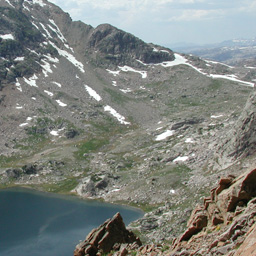
#> input picture src/data/imgstat/alpine.png, 256 x 256 px
$ python '2c.PCA and Oja rule.py'   (Python 2 division)
#> lines starting #> are read from the running program, lines starting #| are printed output that depends on the picture

# coding: utf-8

# #Principal Components Analysis (PCA) of natural images

# The idea is that each subimage will be used as a statistical sample. We compute the outer product of each, and the average all samples to get an estimate of the autocovariance matrix.

# In[6]:

get_ipython().magic(u'matplotlib inline')
import matplotlib.pyplot as plt # matplotlib provides plot functions similar to MATLAB
import numpy as np
from skimage import color, filter # skimage is an image processing library


# In[4]:

imFile = '../data/imgstat/alpine.png'
# imFile = '../data/imgstat/lake.jpg'
im = color.rgb2gray(plt.imread(imFile))
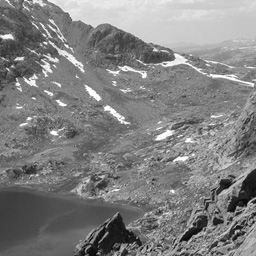
#> im: shape (256, 256) float32; min 0.0142, max 1, mean 0.507
plt.imshow(im, 'gray')


# ##Break a large image into a series of 16x16 subimages

# In[7]:

# Crop patches from image
patchSize = 16; nDim = patchSize ** 2;
w = im.shape[0]; h = im.shape[1];
#> after `w = im.shape[0]`: w = 256
#> after `h = im.shape[1]`: h = 256
nx = im.shape[0] / patchSize; ny = im.shape[1] / patchSize
#> after `nx = im.shape[0] / patchSize`: nx = 16
#> after `ny = im.shape[1] / patchSize`: ny = 16
nSamples = nx * ny
#> nSamples = 256

patches = np.zeros((nDim, nSamples)) # column vectors
[X, Y] = np.meshgrid(np.arange(0, w, patchSize), np.arange(0, h, patchSize))
X = X.flatten(); Y = Y.flatten()
#> after `Y = Y.flatten()`: Y = 256 values from 0 to 240
for i in range(X.size):
    x = X[i]
    y = Y[i]
    patch = im[x:x+patchSize, y:y+patchSize]
    patch = patch - patch.mean()
    patches[:,i] = patch.flatten().T
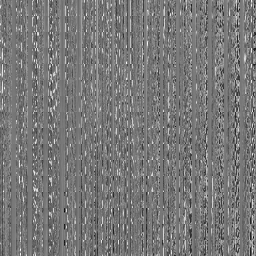
#> patches: shape (256, 256) float64; min -0.544, max 0.61, mean 1.92e-09; drawn with min black and max white


# ##Calculate autocovariance matrix

# In[9]:

autoCov = np.dot(patches, patches.T) / (nx * ny)
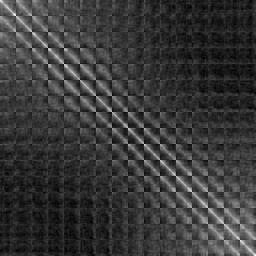
#> autoCov: shape (256, 256) float64; min -0.00583, max 0.0199, mean 6.91e-16; drawn with min black and max white
plt.imshow(autoCov)
# io.imshow(patches[0])


# ##Calculate the eigenvectors and eigenvalues of the autocovariance matrix

# In[10]:

[eigenVals, eigenVecs] = np.linalg.eig(autoCov)
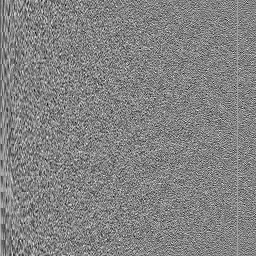
#> eigenVecs: shape (256, 256) float64; min -0.269, max 0.254, mean 0.000245; drawn with min black and max white
#> eigenVals = 256 values, max 0.579 at index 0, min 1.91e-15 at index 237, mean 0.0128
plt.plot(eigenVals, '*')


# ##Display the first 16 eigenvectors as "eigenpictures"

# In[13]:

for i in range(16):
    plt.subplot(4,4,i+1)
    plt.imshow(eigenVecs[:,i].reshape((patchSize, patchSize)), 'gray')
    plt.axis('off')


# ##Oja's weight normalization rule for Hebbian learning
# Oja's rule can be used to iteratively estimate the first principle component
#
# $$ \Delta w_i = \alpha (x_i y - y^2 w_i), \; i= 1,...,n. $$

# In[19]:

learningRate = 0.01
# Randomly initialize the weight matrix
W = np.random.rand(16, nDim)
nIter = 16
X = patches
plt.figure()
plt.suptitle('Iteration')
for i in range(nIter):
    plt.subplot(4,4,i+1)
    for j in range(nSamples):
        x = X[:,j]
        y = np.dot(W, x)
        # W: (16, 256), y: (16, 1), x: (256, 1)
        # inc = learningRate * (np.outer(y, x.T) - W * np.repeat(y * y,256).reshape(16,256))
        inc = learningRate * (np.outer(y, x.T) - W * np.tile((y * y)[:,np.newaxis],(1,256)))
        W += inc
    plt.imshow(W[0,:].reshape((patchSize, patchSize)), 'gray')
    plt.axis('off')


plt.figure()
plt.suptitle('Visualize weight matrix')
for i in range(16):
    plt.subplot(4,4,i+1)
    plt.imshow(W[i,:].reshape((patchSize, patchSize)), 'gray')
    plt.axis('off')
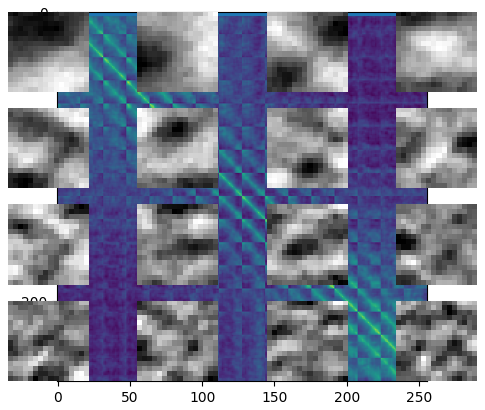
#> figure drawn by matplotlib, 17 panels
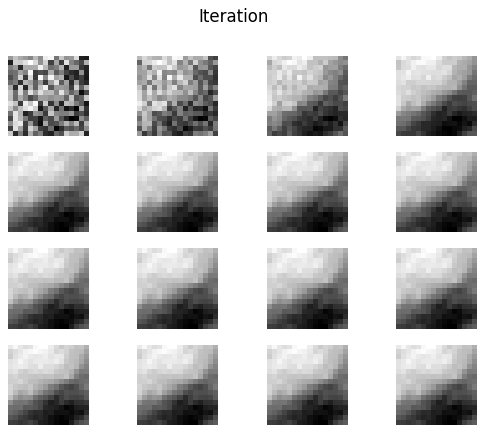
#> figure drawn by matplotlib, 16 panels
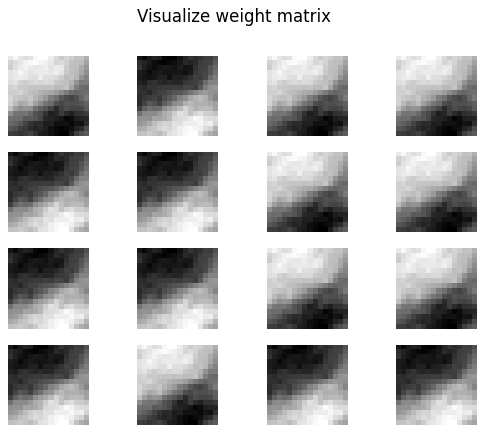
#> figure drawn by matplotlib, 16 panels

$ run again, with src/data/imgstat/lake.jpg saved as src/data/imgstat/alpine.png
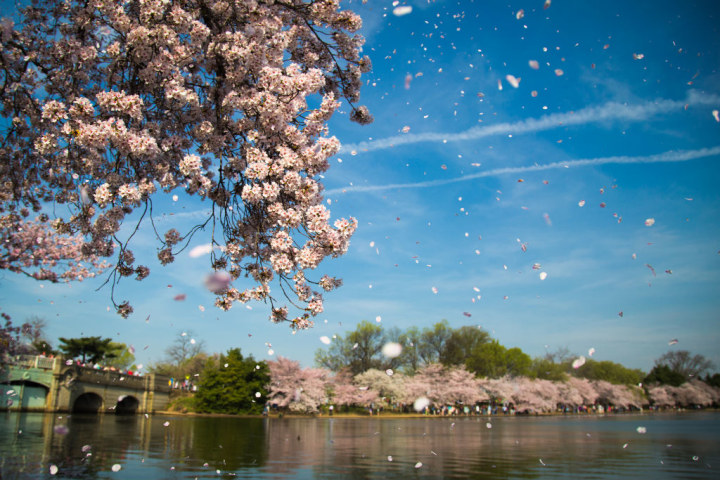
#> input picture src/data/imgstat/lake.jpg, 720 x 480 px
#> after the loop `for i in range(X.size):`:
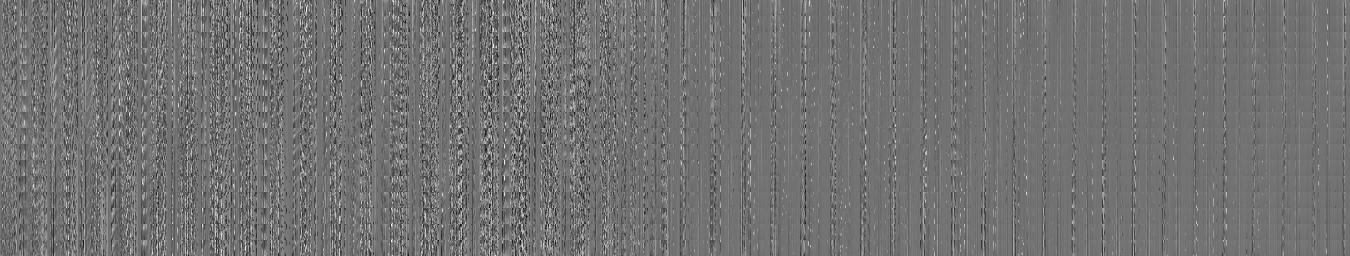
#> patches: shape (256, 1350) float64; min -0.606, max 0.746, mean 2.62e-10; drawn with min black and max white
#> `[eigenVals, eigenVecs] = np.linalg.eig(autoCov)`:
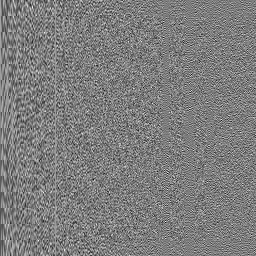
#> eigenVecs: shape (256, 256) float64; min -0.265, max 0.274, mean 0.000244; drawn with min black and max white
#> eigenVals = 256 values, max 0.539 at index 0, min 1.28e-13 at index 55, mean 0.0103
